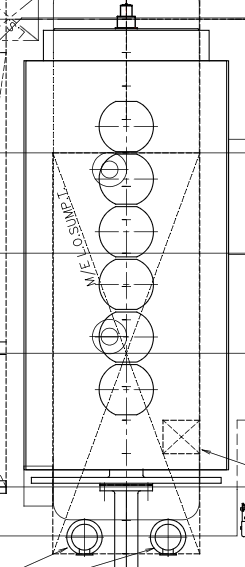
#> input picture uploads/equipment_4_2025-09-24_15.57.13.png, 245 x 567 px; its folder holds only this picture in this run
$ python -i ml_enhanced_detector.py   (imports and definitions only)   (older library calls are emulated)
#> lines starting #> are read from the running program, lines starting #| are printed output that depends on the picture; after the words box and inside, x2 and y2 are one past the last pixel; in counts of white or black regions, pixels touching at a corner belong together
"""
Machine Learning Enhanced Detection System
Combines traditional computer vision with ML features for equipment detection
"""

import cv2
import numpy as np
import os
import logging
from sklearn.ensemble import RandomForestClassifier
from sklearn.preprocessing import StandardScaler
from sklearn.metrics.pairwise import cosine_similarity
import pickle
import sqlite3
from typing import List, Dict, Tuple, Optional
import json
import time

logger = logging.getLogger(__name__)

class MLEnhancedDetector:
    """ML-Enhanced detector for technical drawings"""

    # [354 lines left out: functions __init__, train_equipment_classifier, detect_with_ml, extract_ml_features, get_training_data, generate_negative_samples and 2 more, not called in this run]


class FeatureExtractor:
    """Advanced feature extraction for technical drawings"""

    def __init__(self):
        # Initialize feature detectors
        self.sift = cv2.SIFT_create(nfeatures=100)
        self.orb = cv2.ORB_create(nfeatures=100)

    def extract_comprehensive_features(self, image: np.ndarray) -> np.ndarray:
        """Extract comprehensive features for ML"""
        try:
            # Prepare image
            gray = cv2.cvtColor(image, cv2.COLOR_BGR2GRAY) if len(image.shape) == 3 else image

            # Feature categories - ensure consistent dimensions
            features = []

            # 1. Shape features (10 features)
            shape_features = self.extract_shape_features(gray)
            features.extend(shape_features)

            # 2. Texture features (10 features)
            texture_features = self.extract_texture_features(gray)
            features.extend(texture_features)

            # 3. Edge features (5 features)
            edge_features = self.extract_edge_features(gray)
            features.extend(edge_features)

            # 4. Geometric features (5 features)
            geometric_features = self.extract_geometric_features(gray)
            features.extend(geometric_features)

            # Ensure exactly 30 features
            features = features[:30]
            while len(features) < 30:
                features.append(0.0)

            return np.array(features, dtype=np.float32)

        except Exception as e:
            logger.error(f"Feature extraction error: {str(e)}")
            return np.zeros(30, dtype=np.float32)

    def extract_region_features(self, image: np.ndarray) -> np.ndarray:
        """Extract features for sliding window region"""
        # Resize to standard size for consistent features
        standardized = cv2.resize(image, (100, 100))
        return self.extract_comprehensive_features(standardized)

    def extract_shape_features(self, gray: np.ndarray) -> List[float]:
        """Extract shape-based features"""
        features = []

        # Contour-based features
        contours, _ = cv2.findContours(
            cv2.threshold(gray, 0, 255, cv2.THRESH_BINARY + cv2.THRESH_OTSU)[1],
            cv2.RETR_EXTERNAL, cv2.CHAIN_APPROX_SIMPLE
        )

        if contours:
            # Largest contour features
            largest_contour = max(contours, key=cv2.contourArea)

            # Area and perimeter
            area = cv2.contourArea(largest_contour)
            perimeter = cv2.arcLength(largest_contour, True)

            features.extend([
                area / (gray.shape[0] * gray.shape[1]),  # Normalized area
                perimeter / (2 * (gray.shape[0] + gray.shape[1])),  # Normalized perimeter
                4 * np.pi * area / (perimeter ** 2) if perimeter > 0 else 0,  # Circularity
            ])

            # Hu moments
            moments = cv2.moments(largest_contour)
            hu_moments = cv2.HuMoments(moments).flatten()
            features.extend([-np.sign(hu) * np.log10(np.abs(hu) + 1e-10) for hu in hu_moments])
        else:
            features.extend([0] * 10)  # Default values

        return features[:10]  # Ensure consistent length

    def extract_texture_features(self, gray: np.ndarray) -> List[float]:
        """Extract texture features using LBP and statistics"""
        features = []

        # Basic statistics
        features.extend([
            np.mean(gray) / 255.0,
            np.std(gray) / 255.0,
            np.min(gray) / 255.0,
            np.max(gray) / 255.0
        ])

        # Gradient magnitude
        grad_x = cv2.Sobel(gray, cv2.CV_64F, 1, 0, ksize=3)
        grad_y = cv2.Sobel(gray, cv2.CV_64F, 0, 1, ksize=3)
        gradient_magnitude = np.sqrt(grad_x**2 + grad_y**2)

        features.extend([
            np.mean(gradient_magnitude) / 255.0,
            np.std(gradient_magnitude) / 255.0
        ])

        return features[:10]  # Limit to 10 features

    def extract_edge_features(self, gray: np.ndarray) -> List[float]:
        """Extract edge-based features"""
        features = []

        # Canny edges
        edges = cv2.Canny(gray, 50, 150)

        # Edge density
        edge_density = np.sum(edges > 0) / (edges.shape[0] * edges.shape[1])
        features.append(edge_density)

        # Line detection
        lines = cv2.HoughLinesP(edges, 1, np.pi/180, threshold=20, minLineLength=10, maxLineGap=5)

        if lines is not None:
            # Line statistics
            line_lengths = []
            line_angles = []

            for line in lines:
                x1, y1, x2, y2 = line[0]
                length = np.sqrt((x2-x1)**2 + (y2-y1)**2)
                angle = np.arctan2(y2-y1, x2-x1)

                line_lengths.append(length)
                line_angles.append(angle)

            features.extend([
                len(lines) / 100.0,  # Normalized number of lines
                np.mean(line_lengths) if line_lengths else 0,
                np.std(line_angles) if line_angles else 0
            ])
        else:
            features.extend([0, 0, 0])

        return features[:5]  # Limit to 5 features

    def extract_geometric_features(self, gray: np.ndarray) -> List[float]:
        """Extract geometric features"""
        features = []

        # Aspect ratio
        h, w = gray.shape
        aspect_ratio = w / h if h > 0 else 1
        features.append(aspect_ratio)

        # Solidity and extent (requires contours)
        contours, _ = cv2.findContours(
            cv2.threshold(gray, 0, 255, cv2.THRESH_BINARY + cv2.THRESH_OTSU)[1],
            cv2.RETR_EXTERNAL, cv2.CHAIN_APPROX_SIMPLE
        )

        if contours:
            largest_contour = max(contours, key=cv2.contourArea)

            # Solidity
            hull = cv2.convexHull(largest_contour)
            hull_area = cv2.contourArea(hull)
            contour_area = cv2.contourArea(largest_contour)
            solidity = contour_area / hull_area if hull_area > 0 else 0

            # Extent
            x, y, w, h = cv2.boundingRect(largest_contour)
            rect_area = w * h
            extent = contour_area / rect_area if rect_area > 0 else 0

            features.extend([solidity, extent])
        else:
            features.extend([0, 0])

        return features[:5]  # Limit to 5 features

>>> import cv2
>>> picture = cv2.imread('../uploads/equipment_4_2025-09-24_15.57.13.png')
#> picture is the input picture: shape (567, 245, 3); mean B, G, R 234.8, 234.8, 234.8
>>> result = FeatureExtractor().extract_region_features(picture)
#> in extract_region_features, `standardized = cv2.resize(image, (100, 100))`:
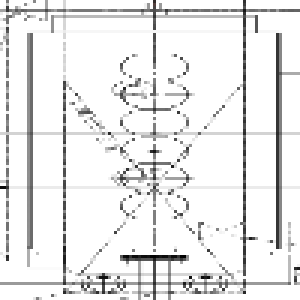
#> standardized: shape (100, 100, 3) (shown 3 times larger); mean B, G, R 233.9, 233.9, 233.9
#> in extract_shape_features, `contours, _ = cv2.findContours( cv2.threshold(gray, 0, 255, cv2.THRESH..`: contours = 10 contours, 4 with area under 20; largest, box (x1, y1, x2, y2) and area: (0, 4, 100, 100) 8294, (0, 95, 46, 100) 156, (16, 0, 51, 3) 65, (52, 0, 81, 3) 53, (82, 0, 100, 3) 34, (0, 0, 15, 3) 24
#> in extract_shape_features, `largest_contour = max(contours, key=cv2.contourArea)`: largest_contour = contour of 169 points, box (x1, y1, x2, y2) (0, 4, 100, 100), area 8294
#> in extract_shape_features, `area = cv2.contourArea(largest_contour)`: area = 8293.5
#> in extract_shape_features, `perimeter = cv2.arcLength(largest_contour, True)`: perimeter = 971.9
#> in extract_shape_features, `moments = cv2.moments(largest_contour)`: moments = moments, m00 8293.5, centre m10/m00, m01/m00 = (48.37, 48.57)
#> in extract_shape_features, `hu_moments = cv2.HuMoments(moments).flatten()`: hu_moments = [0.177, 0.000282, 2.28e-05, 1.27e-05, 1.84e-10, 1.34e-07, 1.14e-10]
#> in extract_comprehensive_features, `shape_features = self.extract_shape_features(gray)`: shape_features = [0.829, 2.43, 0.11, 0.752, 3.55, 4.64, 4.9, 9.55, 6.87, 9.67]
#> in extract_texture_features, `grad_x = cv2.Sobel(gray, cv2.CV_64F, 1, 0, ksize=3)`:
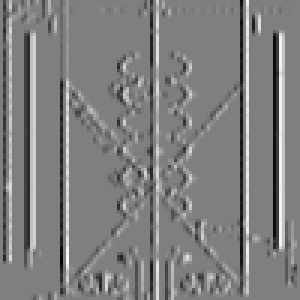
#> grad_x: shape (100, 100) float64 (shown 3 times larger); min -896, max 896, mean -0.1; drawn with min black and max white
#> in extract_texture_features, `grad_y = cv2.Sobel(gray, cv2.CV_64F, 0, 1, ksize=3)`:
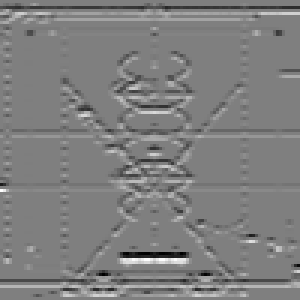
#> grad_y: shape (100, 100) float64 (shown 3 times larger); min -966, max 972, mean 0; drawn with min black and max white
#> in extract_texture_features, `gradient_magnitude = np.sqrt(grad_x**2 + grad_y**2)`:
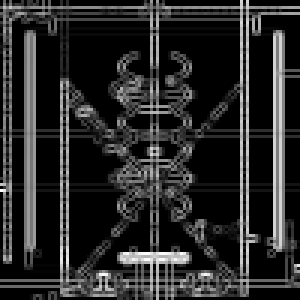
#> gradient_magnitude: shape (100, 100) float64 (shown 3 times larger); min 0, max 972, mean 159.7; drawn with min black and max white
#> in extract_comprehensive_features, `texture_features = self.extract_texture_features(gray)`: texture_features = [0.917, 0.197, 0, 1, 0.626, 0.905]
#> in extract_edge_features, `edges = cv2.Canny(gray, 50, 150)`:
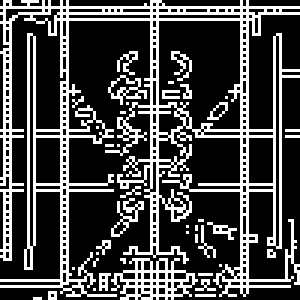
#> edges: shape (100, 100) (shown 3 times larger); 27.8% white in thin lines or dots
#> in extract_edge_features, `edge_density = np.sum(edges > 0) / (edges.shape[0] * edges.shape[1])`: edge_density = 0.278
#> in extract_edge_features, `lines = cv2.HoughLinesP(edges, 1, np.pi/180, threshold=20, minLineLeng..`: lines = 44 rows, first 6: [80, 97, 80, 0], [20, 97, 20, 0], [11, 81, 11, 0], [1, 86, 1, 0], [50, 99, 50, 0], [91, 85, 91, 12]
#> the loop in extract_edge_features, `for line in lines:` made 44 passes
#> (x1, y1, x2, y2, length, angle) on passes 1 to 12: (80, 97, 80, 0, 97, -1.57), (20, 97, 20, 0, 97, -1.57), (11, 81, 11, 0, 81, -1.57), (1, 86, 1, 0, 86, -1.57), (50, 99, 50, 0, 99, -1.57), (91, 85, 91, 12, 73, -1.57), (82, 97, 82, 0, 97, -1.57), (9, 82, 9, 0, 82, -1.57), (93, 82, 93, 11, 71, -1.57), (22, 98, 22, 0, 98, -1.57), (52, 99, 52, 0, 99, -1.57), (3, 86, 3, 0, 86, -1.57)
#> after the loop in extract_edge_features, `for line in lines:`: line_angles = 44 values, max 1.57 at index 34, min -1.57 at index 0, mean -0.724; line_lengths = 44 values, max 99 at index 4, min 10 at index 43, mean 57.97
#> in extract_comprehensive_features, `edge_features = self.extract_edge_features(gray)`: edge_features = [0.278, 0.44, 57.97, 1.05]
#> in extract_geometric_features, `hull = cv2.convexHull(largest_contour)`: hull = [[99, 4], [99, 99], [57, 99], [0, 93], [0, 4]]
#> in extract_geometric_features, `hull_area = cv2.contourArea(hull)`: hull_area = 9234
#> in extract_geometric_features, `contour_area = cv2.contourArea(largest_contour)`: contour_area = 8293.5
#> in extract_geometric_features, `solidity = contour_area / hull_area if hull_area > 0 else 0`: solidity = 0.898
#> in extract_geometric_features, `x, y, w, h = cv2.boundingRect(largest_contour)`: x = 0; y = 4; h = 96
#> in extract_geometric_features, `rect_area = w * h`: rect_area = 9600
#> in extract_geometric_features, `extent = contour_area / rect_area if rect_area > 0 else 0`: extent = 0.864
#> in extract_comprehensive_features, `geometric_features = self.extract_geometric_features(gray)`: geometric_features = [1, 0.898, 0.864]
#> in extract_comprehensive_features, `features = features[:30]`: features = [0.829, 2.43, 0.11, 0.752, 3.55, 4.64, 4.9, 9.55, 6.87, 9.67, 0.917, 0.197, 0, 1, 0.626, 0.905, 0.278, 0.44, 57.97, 1.05, 1, 0.898, 0.864]
#> the loop in extract_comprehensive_features, `while len(features) < 30:` made 7 passes
#> after the loop in extract_comprehensive_features, `while len(features) < 30:`: features = 30 values, max 57.97 at index 18, min 0 at index 12, mean 3.65
#> result has the same summary as features in extract_comprehensive_features

$ run again, on uploads/equipment_5_2025-09-24_16.27.24.png
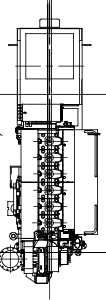
#> input picture uploads/equipment_5_2025-09-24_16.27.24.png, 106 x 300 px
#> picture is the input picture: shape (300, 106, 3); min 0, max 255, mean 207.2
#> in extract_region_features, `standardized = cv2.resize(image, (100, 100))`:
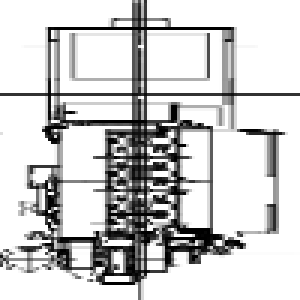
#> standardized: shape (100, 100, 3) (shown 3 times larger); min 0, max 255, mean 206.3
#> in extract_shape_features, `contours, _ = cv2.findContours( cv2.threshold(gray, 0, 255, cv2.THRESH..`: contours = 85 contours, 70 with area under 20; largest, box (x1, y1, x2, y2) and area: (47, 32, 100, 100) 2188, (49, 0, 100, 31) 839, (0, 32, 19, 86) 660, (0, 0, 44, 31) 654, (49, 10, 74, 31) 480
#> in extract_shape_features, `largest_contour = max(contours, key=cv2.contourArea)`: largest_contour = contour of 65 points, box (x1, y1, x2, y2) (47, 32, 100, 100), area 2188
#> area = 2188
#> perimeter = 338.8
#> moments = moments, m00 2188, centre m10/m00, m01/m00 = (80.93, 66.9)
#> hu_moments = [0.275, 0.0193, 0.00164, 0.000787, -8.29e-07, -0.000109, -3.33e-07]
#> shape_features = [0.219, 0.847, 0.24, 0.561, 1.71, 2.79, 3.1, -6.08, -3.96, -6.48]
#> texture_features = [0.809, 0.324, 0, 1, 0.891, 1.19]
#> in extract_edge_features, `edges = cv2.Canny(gray, 50, 150)`:
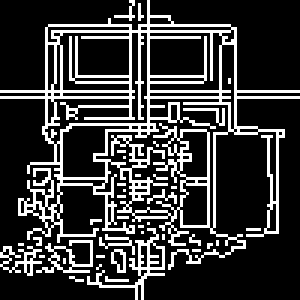
#> edges: shape (100, 100) (shown 3 times larger); 22% white in thin lines or dots
#> edge_density = 0.22
#> lines = 61 rows, first 6: [49, 91, 49, 0], [0, 30, 99, 30], [46, 94, 46, 1], [0, 32, 99, 32], [20, 34, 20, 8], [43, 88, 43, 0]
#> the loop in extract_edge_features, `for line in lines:` made 61 passes
#> (x1, y1, x2, y2, length, angle) on passes 1 to 8: (49, 91, 49, 0, 91, -1.57), (0, 30, 99, 30, 99, 0), (46, 94, 46, 1, 93, -1.57), (0, 32, 99, 32, 99, 0), (20, 34, 20, 8, 26, -1.57), (43, 88, 43, 0, 88, -1.57), (18, 34, 20, 82, 48.04, 1.53), (15, 46, 15, 9, 37, -1.57)
#> after the loop in extract_edge_features, `for line in lines:`: line_angles = 61 values, max 1.57 at index 53, min -1.57 at index 0, mean -0.394; line_lengths = 61 values, max 99 at index 1, min 10 at index 32, mean 36.89
#> edge_features = [0.22, 0.61, 36.89, 0.986]
#> hull = [[99, 32], [99, 99], [47, 99], [47, 93], [49, 32]]
#> hull_area = 3423
#> contour_area = 2188
#> solidity = 0.639
#> in extract_geometric_features, `x, y, w, h = cv2.boundingRect(largest_contour)`: x = 47; y = 32; w = 53; h = 68
#> rect_area = 3604
#> extent = 0.607
#> geometric_features = [1, 0.639, 0.607]
#> in extract_comprehensive_features, `features = features[:30]`: features = [0.219, 0.847, 0.24, 0.561, 1.71, 2.79, 3.1, -6.08, -3.96, -6.48, 0.809, 0.324, 0, 1, 0.891, 1.19, 0.22, 0.61, 36.89, 0.986, 1, 0.639, 0.607]
#> the loop in extract_comprehensive_features, `while len(features) < 30:` made 7 passes
#> after the loop in extract_comprehensive_features, `while len(features) < 30:`: features = 30 values, max 36.89 at index 18, min -6.48 at index 9, mean 1.27
#> result has the same summary as features in extract_comprehensive_features
